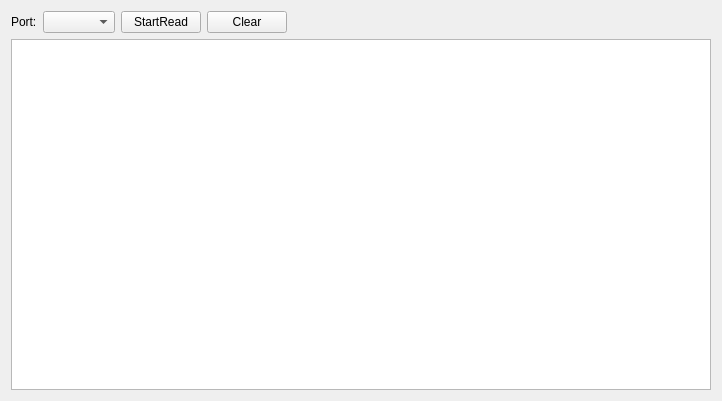
<?xml version="1.0" encoding="UTF-8"?>
<ui version="4.0">
 <class>Capture</class>
 <widget class="QWidget" name="Capture">
  <property name="geometry">
   <rect>
    <x>0</x>
    <y>0</y>
    <width>722</width>
    <height>401</height>
   </rect>
  </property>
  <property name="windowTitle">
   <string>Form</string>
  </property>
  <layout class="QGridLayout" name="gridLayout">
   <item row="0" column="0">
    <layout class="QHBoxLayout" name="horizontalLayout">
     <item>
      <widget class="QLabel" name="label">
       <property name="text">
        <string>Port:</string>
       </property>
      </widget>
     </item>
     <item>
      <widget class="QComboBox" name="comboBox"/>
     </item>
     <item>
      <widget class="QPushButton" name="pushButton">
       <property name="text">
        <string>StartRead</string>
       </property>
      </widget>
     </item>
     <item>
      <widget class="QPushButton" name="pushButton_Clear">
       <property name="text">
        <string>Clear</string>
       </property>
      </widget>
     </item>
     <item>
      <spacer name="horizontalSpacer">
       <property name="orientation">
        <enum>Qt::Horizontal</enum>
       </property>
       <property name="sizeHint" stdset="0">
        <size>
         <width>40</width>
         <height>20</height>
        </size>
       </property>
      </spacer>
     </item>
    </layout>
   </item>
   <item row="1" column="0">
    <widget class="QTreeView" name="treeView"/>
   </item>
  </layout>
 </widget>
 <resources/>
 <connections/>
</ui>
